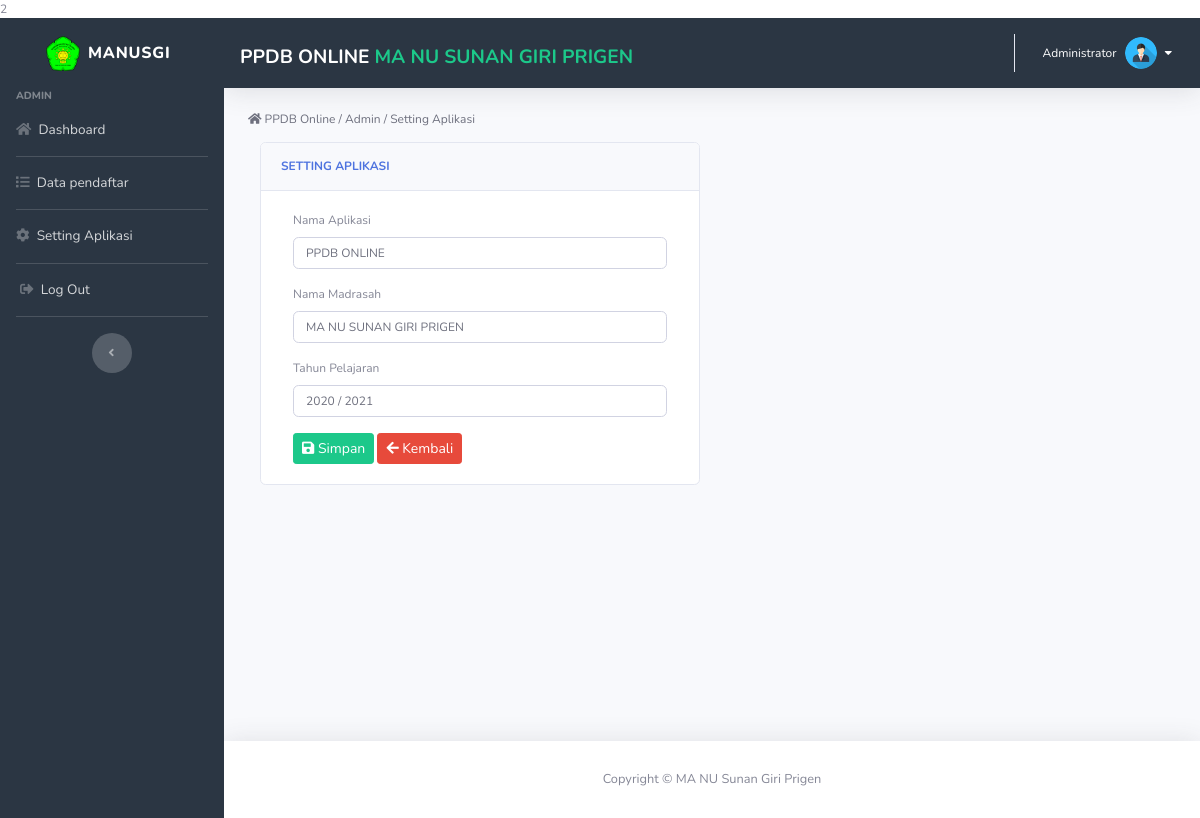
The page /admin/setting.php (signed in) on the database its author committed.
### tables this page shows
CREATE TABLE `setting` (
  `id` int(11) NOT NULL,
  `nama_aplikasi` varchar(200) DEFAULT NULL,
  `nama_madrasah` varchar(100) DEFAULT NULL,
  `tahun_pelajaran` varchar(20) DEFAULT NULL,
  `id_admin` int(11) DEFAULT NULL
);

### controller/admin_setting_control.php (called while the page is built, shortened)
<?php
$sql_select_setting = "SELECT * FROM setting WHERE id = 1";
$result_select_setting = mysqli_query($koneksi, $sql_select_setting);
if (mysqli_num_rows($result_select_setting)) {
    $data_setting = mysqli_fetch_array($result_select_setting);
}
?>

### config/auto_load.php (called while the page is built, shortened)
<?php
$base_url = "http://localhost/ppdb-manusgi";
?>

### admin/setting.php (the view, shortened to what this page needs)
<?php include('../config/auto_load.php'); ?>
<?php include('../controller/admin_setting_control.php'); ?>
<?php include('../template/header.php'); ?>
  <div class="container-fluid">
    <p class="h6 mb-3 text-gray-700 text-left" style="font-size: 12px;">
    <i class="fas fa-home"></i>
    PPDB Online / <a href="dashboard.php" class="text-gray-700" >Admin</a> / <a href="setting.php" class="text-gray-700" > Setting Aplikasi </a> </p>
    <form class="user mb-4" method="POST" action="<?= $base_url ?>/admin/setting.php" enctype="multipart/form-data">
        <div class="col-md-12">
            <div class="row">
                <div class="col-md-6">
                    <div class="card mb-4">
                        <div class="card-header py-3">
                            <h6 class="m-0 font-weight-bold text-primary" style="font-size: 12px;">SETTING APLIKASI</h6>
                        </div>
                        <div class="card-body">
                            <form class="user" method="POST" action="<?= $base_url ?>/admin/setting.php">
                                <div class="col-md-12">
                                    <div class="row">
                                        <div class="col-md-12">
                                            <div class="form-group">
                                                <label for="nama_aplikasi" style="font-size: 12px;">Nama Aplikasi</label>
                                                <input type="text" name="nama_aplikasi" class="form-control form-control"
                                                id="nama_aplikasi" placeholder="Nama Aplikasi" style="font-size: 12px;"
                                                value="<?php if(isset($data_setting['nama_aplikasi'])) { echo $data_setting['nama_aplikasi']; }  ?>">
                                            </div>
                                            <div class="form-group">
                                                <label for="nama_madrasah" style="font-size: 12px;">Nama Madrasah</label>
                                                <input type="text" name="nama_madrasah" class="form-control form-control"
                                                id="nama_madrasah" placeholder="Nama Madrasah" style="font-size: 12px;"
                                                value="<?php if(isset($data_setting['nama_madrasah'])) { echo $data_setting['nama_madrasah']; } ?>">
                                            </div>
                                            <div class="form-group">
                                                <label for="tahun" style="font-size: 12px;">Tahun Pelajaran</label>
                                                <input type="text" name="tahun" class="form-control form-control"
                                                id="tahun" placeholder="Tahun Pelajaran" style="font-size: 12px;"
                                                value="<?php if(isset($data_setting['tahun_pelajaran'])) { echo $data_setting['tahun_pelajaran']; } ?>">
                                            </div>
                                        </div>
                                    </div>
                                </div>
                                <div class="col-md-12">
                                    <div class="text-left">
                                        <button type="submit" name="btn_simpan" value="simpan_datasetting"  class="btn btn-sm btn-success">
                                        <i class="fas fa-save"></i>
                                        Simpan </button>
                                        <a href="dashboard.php" class="btn btn-sm btn-danger" name="kembali">
                                        <i class="fas fa-arrow-left"></i>
                                        Kembali</a>
                                    </div>
                                </div>
                            </form>
                        </div>
                    </div>
                </div>
            </div>
        </div>
    </form>
    </div>
  </div>
<?php include('../template/footer.php'); ?>

### template/header.php (shortened to what this page needs)
<?php include('../controller/admin_setting_control.php'); ?>
<!DOCTYPE html>2
<html lang="en">
<head>
    <link rel="stylesheet" type="text/css" href="../assets/js/style/css/main.css">
    <link rel="stylesheet" type="text/css"
        href="https://maxcdn.bootstrapcdn.com/font-awesome/4.7.0/css/font-awesome.min.css">
    <link href="../assets/vendor/fontawesome-free/css/all.min.css" rel="stylesheet" type="text/css">
    <link href="../assets/css/sb-admin-2.min.css" rel="stylesheet">
    <link href="../assets/css/style.css" rel="stylesheet">
    <link href="../assets/css/style2.css" rel="stylesheet">
    <link href="../assets/css/alertify.min.css" rel="stylesheet">
    <link href="../assets/vendor/datepicker/css/bootstrap-datepicker.css" rel="stylesheet">
    <link href="../assets/vendor/datepicker/css/bootstrap-datepicker.min.css" rel="stylesheet">
</head>
<body id="page-top">
    <div id="wrapper">
        <ul class="navbar-nav sidebar sidebar-dark accordion" style="background: #2b3643">
            <a class="sidebar-brand d-flex align-items-center justify-content-center" href="dashboard.php">
                <div class="sidebar-brand-icon">
                    <i class="fas">
                        <img src="../assets/img/logo.png" alt="" class="logo-side">
                    </i>
                </div>
                <div class="sidebar-brand-text mx-2">MANUSGI</div>
            </a>
            <div class="sidebar-heading">
                <?= $_SESSION['level']; ?>
            </div>
            <?php if ($_SESSION['level'] == 'admin') { ?>
            <li class="nav-item">
                <a class="nav-link" href="dashboard.php">
                    <i class="fas fa-home"></i>
                    <span>Dashboard</span></a>
            </li>
            <hr class="sidebar-divider my-0">
            <li class="nav-item">
                <a class="nav-link" href="pendaftaran.php">
                    <i class="fas fa-list"></i>
                    <span>Data pendaftar</span></a>
            </li>
            <hr class="sidebar-divider my-0">
            <li class="nav-item">
                <a class="nav-link" href="setting.php">
                    <i class="fas fa-cog"></i>
                    <span>Setting Aplikasi</span></a>
            </li>
            <?php } else if ($_SESSION['level'] == 'siswa')  { ?>
            <hr class="sidebar-divider my-0">
            <li class="nav-item">
                <a class="nav-link" href="dashboard.php">
                    <i class="fas fa-home"></i>
                    <span>Dashboard</span></a>
            </li>
            <hr class="sidebar-divider my-0">
            <li class="nav-item">
                <a class="nav-link" href="data_diri.php">
                    <i class="fas fa-user-edit"></i>
                    <span>Data Diri</span></a>
            </li>
            <hr class="sidebar-divider my-0">
            <li class="nav-item">
                <a class="nav-link" href="data_orangtua.php">
                    <i class="fas fa-user-friends"></i>
                    <span>Data Orang Tua</span></a>
            </li>
            <?php } ?>
            <hr class="sidebar-divider my-0">
            <li class="nav-item">
                <a class="nav-link" href="#" data-toggle="modal" data-target="#logoutModal">
                    <i class="fas fa-sign-out-alt ml-1"></i>
                    <span>Log Out</span></a>
            </li>
            <hr class="sidebar-divider">
            <div class="text-center d-none d-md-inline">
                <button class="rounded-circle border-0" id="sidebarToggle"></button>
            </div>
        </ul>
        <div id="content-wrapper" class="d-flex flex-column">
            <div id="content">
                <nav class="navbar navbar-expand topbar mb-4 static-top shadow navbar-fixed-top"
                    style="background: #2b3643">
                    <?php
                $nama = "";
                $url = "";
                if ($_SESSION['level'] == 'siswa') {
                  $nama = $data_pendaftar['nama'];
                  $url = "../siswa/dashboard.php";
                } else {
                    $nama = "Administrator";
                    $url = "../admin/dashboard.php";
                }
            ?>
                    <form class="d-none d-sm-inline-block mt-2">
                        <div class="text-left">
                            <a class="text-lg text-white text-uppercase"><b><?php if(isset($data_setting['nama_aplikasi'])) { echo $data_setting['nama_aplikasi']; } ?></b>
                                <a class="text-lg text-success text-uppercase" href="<?= $url ?>"
                                    style="text-decoration: none"><b><?php if(isset($data_setting['nama_madrasah'])) { echo $data_setting['nama_madrasah']; } ?></b></a>
                            </a>
                        </div>
                    </form>
                    <ul class="navbar-nav ml-auto">
                        <li class="nav-item dropdown no-arrow">
                            <a class="nav-link dropdown-toggle" href="#" id="userDropdown" role="button"
                                data-toggle="dropdown" aria-haspopup="true" aria-expanded="false">
                                <span class="mr-2 d-none d-lg-inline text-white small"
                                    style="font-size: 12px;"><?=  $nama ?></span>
                                <img class="img-profile rounded-circle" src="../assets/img/user.png" alt="fotoprofil">
                                <i class="fas fa-caret-down ml-2" style="color: white"></i>
                            </a>
                        </li>
                    </ul>
                </nav>

### assets/css/style.css (style rules this page uses)
.logo-side { max-height: 35px; }
label { font-size: 11pt; }

### assets/css/style2.css (style rules this page uses)
.logo-side { max-height: 35px; }
.row { font-size: 12px; }
body { font-size: 12px; }
label { font-size: 11pt; }

### rows shown on the page
setting: nama_aplikasi "PPDB ONLINE", nama_madrasah "MA NU SUNAN GIRI PRIGEN", tahun "2020 / 2021"

### other values the page prints
$_SESSION['level'] "ADMIN"
$nama "Administrator"
